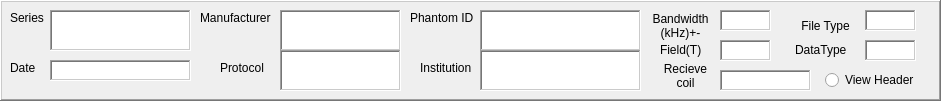
     <widget class="QFrame" name="frame_3">
      <property name="geometry">
       <rect>
        <x>10</x>
        <y>5</y>
        <width>941</width>
        <height>101</height>
       </rect>
      </property>
      <property name="autoFillBackground">
       <bool>true</bool>
      </property>
      <property name="frameShape">
       <enum>QFrame::WinPanel</enum>
      </property>
      <property name="frameShadow">
       <enum>QFrame::Raised</enum>
      </property>
      <widget class="QLabel" name="label">
       <property name="geometry">
        <rect>
         <x>10</x>
         <y>10</y>
         <width>91</width>
         <height>16</height>
        </rect>
       </property>
       <property name="text">
        <string>Series</string>
       </property>
      </widget>
      <widget class="QLabel" name="label_3">
       <property name="geometry">
        <rect>
         <x>10</x>
         <y>60</y>
         <width>41</width>
         <height>16</height>
        </rect>
       </property>
       <property name="text">
        <string>Date</string>
       </property>
      </widget>
      <widget class="QTextEdit" name="lblSeries">
       <property name="geometry">
        <rect>
         <x>50</x>
         <y>10</y>
         <width>141</width>
         <height>41</height>
        </rect>
       </property>
       <property name="frameShape">
        <enum>QFrame::WinPanel</enum>
       </property>
       <property name="verticalScrollBarPolicy">
        <enum>Qt::ScrollBarAlwaysOff</enum>
       </property>
      </widget>
      <widget class="QTextEdit" name="lblDate">
       <property name="geometry">
        <rect>
         <x>50</x>
         <y>60</y>
         <width>141</width>
         <height>21</height>
        </rect>
       </property>
       <property name="frameShape">
        <enum>QFrame::WinPanel</enum>
       </property>
       <property name="verticalScrollBarPolicy">
        <enum>Qt::ScrollBarAlwaysOff</enum>
       </property>
      </widget>
      <widget class="QLabel" name="label_4">
       <property name="geometry">
        <rect>
         <x>200</x>
         <y>10</y>
         <width>91</width>
         <height>16</height>
        </rect>
       </property>
       <property name="text">
        <string>Manufacturer</string>
       </property>
      </widget>
      <widget class="QTextEdit" name="lblManufacturer">
       <property name="geometry">
        <rect>
         <x>280</x>
         <y>10</y>
         <width>121</width>
         <height>41</height>
        </rect>
       </property>
       <property name="frameShape">
        <enum>QFrame::WinPanel</enum>
       </property>
       <property name="verticalScrollBarPolicy">
        <enum>Qt::ScrollBarAlwaysOff</enum>
       </property>
      </widget>
      <widget class="QTextEdit" name="lblField">
       <property name="geometry">
        <rect>
         <x>720</x>
         <y>40</y>
         <width>51</width>
         <height>21</height>
        </rect>
       </property>
       <property name="frameShape">
        <enum>QFrame::WinPanel</enum>
       </property>
       <property name="verticalScrollBarPolicy">
        <enum>Qt::ScrollBarAlwaysOff</enum>
       </property>
      </widget>
      <widget class="QRadioButton" name="rbViewDicomHeader">
       <property name="geometry">
        <rect>
         <x>825</x>
         <y>70</y>
         <width>101</width>
         <height>20</height>
        </rect>
       </property>
       <property name="text">
        <string>View Header</string>
       </property>
      </widget>
      <widget class="QLabel" name="label_5">
       <property name="geometry">
        <rect>
         <x>660</x>
         <y>40</y>
         <width>51</width>
         <height>20</height>
        </rect>
       </property>
       <property name="text">
        <string>Field(T)</string>
       </property>
      </widget>
      <widget class="QLabel" name="label_6">
       <property name="geometry">
        <rect>
         <x>220</x>
         <y>60</y>
         <width>51</width>
         <height>16</height>
        </rect>
       </property>
       <property name="text">
        <string>Protocol</string>
       </property>
      </widget>
      <widget class="QTextEdit" name="lblProtocol">
       <property name="geometry">
        <rect>
         <x>280</x>
         <y>50</y>
         <width>121</width>
         <height>41</height>
        </rect>
       </property>
       <property name="frameShape">
        <enum>QFrame::WinPanel</enum>
       </property>
       <property name="verticalScrollBarPolicy">
        <enum>Qt::ScrollBarAlwaysOff</enum>
       </property>
      </widget>
      <widget class="QLabel" name="label_7">
       <property name="geometry">
        <rect>
         <x>410</x>
         <y>10</y>
         <width>71</width>
         <height>16</height>
        </rect>
       </property>
       <property name="text">
        <string>Phantom ID</string>
       </property>
      </widget>
      <widget class="QTextEdit" name="lblPatient">
       <property name="geometry">
        <rect>
         <x>480</x>
         <y>10</y>
         <width>161</width>
         <height>41</height>
        </rect>
       </property>
       <property name="frameShape">
        <enum>QFrame::WinPanel</enum>
       </property>
       <property name="verticalScrollBarPolicy">
        <enum>Qt::ScrollBarAlwaysOff</enum>
       </property>
      </widget>
      <widget class="QLabel" name="label_8">
       <property name="geometry">
        <rect>
         <x>650</x>
         <y>10</y>
         <width>61</width>
         <height>31</height>
        </rect>
       </property>
       <property name="text">
        <string>Bandwidth (kHz)+-</string>
       </property>
       <property name="alignment">
        <set>Qt::AlignCenter</set>
       </property>
       <property name="wordWrap">
        <bool>true</bool>
       </property>
      </widget>
      <widget class="QTextEdit" name="lblBW">
       <property name="geometry">
        <rect>
         <x>720</x>
         <y>10</y>
         <width>51</width>
         <height>21</height>
        </rect>
       </property>
       <property name="frameShape">
        <enum>QFrame::WinPanel</enum>
       </property>
       <property name="verticalScrollBarPolicy">
        <enum>Qt::ScrollBarAlwaysOff</enum>
       </property>
      </widget>
      <widget class="QLabel" name="label_9">
       <property name="geometry">
        <rect>
         <x>420</x>
         <y>60</y>
         <width>61</width>
         <height>16</height>
        </rect>
       </property>
       <property name="text">
        <string>Institution</string>
       </property>
      </widget>
      <widget class="QTextEdit" name="lblInstitution">
       <property name="geometry">
        <rect>
         <x>480</x>
         <y>50</y>
         <width>161</width>
         <height>41</height>
        </rect>
       </property>
       <property name="frameShape">
        <enum>QFrame::WinPanel</enum>
       </property>
       <property name="verticalScrollBarPolicy">
        <enum>Qt::ScrollBarAlwaysOff</enum>
       </property>
      </widget>
      <widget class="QTextEdit" name="lblReceiveCoil">
       <property name="geometry">
        <rect>
         <x>720</x>
         <y>70</y>
         <width>91</width>
         <height>21</height>
        </rect>
       </property>
       <property name="frameShape">
        <enum>QFrame::WinPanel</enum>
       </property>
       <property name="verticalScrollBarPolicy">
        <enum>Qt::ScrollBarAlwaysOff</enum>
       </property>
      </widget>
      <widget class="QLabel" name="label_31">
       <property name="geometry">
        <rect>
         <x>660</x>
         <y>60</y>
         <width>51</width>
         <height>31</height>
        </rect>
       </property>
       <property name="text">
        <string>Recieve coil</string>
       </property>
       <property name="alignment">
        <set>Qt::AlignCenter</set>
       </property>
       <property name="wordWrap">
        <bool>true</bool>
       </property>
      </widget>
      <widget class="QLabel" name="label_58">
       <property name="geometry">
        <rect>
         <x>790</x>
         <y>10</y>
         <width>71</width>
         <height>31</height>
        </rect>
       </property>
       <property name="text">
        <string>File Type</string>
       </property>
       <property name="alignment">
        <set>Qt::AlignCenter</set>
       </property>
       <property name="wordWrap">
        <bool>true</bool>
       </property>
      </widget>
      <widget class="QTextEdit" name="lblDataType">
       <property name="geometry">
        <rect>
         <x>865</x>
         <y>40</y>
         <width>51</width>
         <height>21</height>
        </rect>
       </property>
       <property name="frameShape">
        <enum>QFrame::WinPanel</enum>
       </property>
       <property name="verticalScrollBarPolicy">
        <enum>Qt::ScrollBarAlwaysOff</enum>
       </property>
      </widget>
      <widget class="QLabel" name="label_59">
       <property name="geometry">
        <rect>
         <x>795</x>
         <y>40</y>
         <width>56</width>
         <height>20</height>
        </rect>
       </property>
       <property name="text">
        <string>DataType</string>
       </property>
      </widget>
      <widget class="QTextEdit" name="lblFileType">
       <property name="geometry">
        <rect>
         <x>865</x>
         <y>10</y>
         <width>51</width>
         <height>21</height>
        </rect>
       </property>
       <property name="frameShape">
        <enum>QFrame::WinPanel</enum>
       </property>
       <property name="verticalScrollBarPolicy">
        <enum>Qt::ScrollBarAlwaysOff</enum>
       </property>
      </widget>
     </widget>
